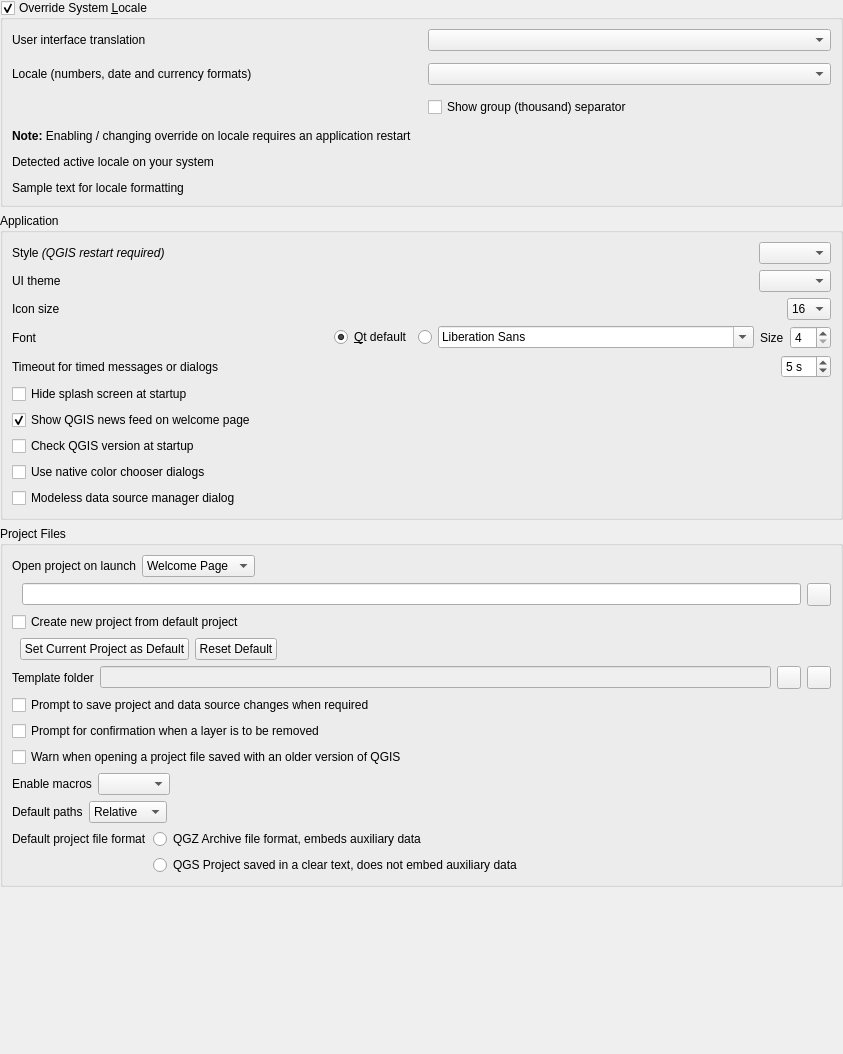
             <widget class="QWidget" name="mOptionsScrollAreaContents_01">
              <property name="geometry">
               <rect>
                <x>0</x>
                <y>0</y>
                <width>843</width>
                <height>1054</height>
               </rect>
              </property>
              <layout class="QVBoxLayout" name="verticalLayout_28">
               <property name="leftMargin">
                <number>0</number>
               </property>
               <property name="topMargin">
                <number>0</number>
               </property>
               <property name="rightMargin">
                <number>0</number>
               </property>
               <property name="bottomMargin">
                <number>0</number>
               </property>
               <item>
                <widget class="QgsCollapsibleGroupBox" name="grpLocale">
                 <property name="title">
                  <string>Override System &amp;Locale</string>
                 </property>
                 <property name="checkable">
                  <bool>true</bool>
                 </property>
                 <layout class="QVBoxLayout">
                  <property name="spacing">
                   <number>12</number>
                  </property>
                  <item>
                   <layout class="QGridLayout" name="gridLayout_25">
                    <item row="6" column="0" colspan="2">
                     <widget class="QLabel" name="label_7">
                      <property name="text">
                       <string>&lt;b&gt;Note:&lt;/b&gt; Enabling / changing override on locale requires an application restart</string>
                      </property>
                      <property name="wordWrap">
                       <bool>true</bool>
                      </property>
                     </widget>
                    </item>
                    <item row="2" column="0">
                     <widget class="QLabel" name="label_52">
                      <property name="text">
                       <string>Locale (numbers, date and currency formats)</string>
                      </property>
                     </widget>
                    </item>
                    <item row="0" column="0">
                     <widget class="QLabel" name="label_5">
                      <property name="text">
                       <string>User interface translation</string>
                      </property>
                     </widget>
                    </item>
                    <item row="0" column="1">
                     <widget class="QComboBox" name="cboTranslation"/>
                    </item>
                    <item row="2" column="1">
                     <widget class="QComboBox" name="cboGlobalLocale"/>
                    </item>
                    <item row="3" column="1">
                     <widget class="QCheckBox" name="cbShowGroupSeparator">
                      <property name="text">
                       <string>Show group (thousand) separator</string>
                      </property>
                     </widget>
                    </item>
                   </layout>
                  </item>
                  <item>
                   <widget class="QLabel" name="lblSystemLocale">
                    <property name="toolTip">
                     <string>This locale is used for number representation.</string>
                    </property>
                    <property name="text">
                     <string>Detected active locale on your system</string>
                    </property>
                   </widget>
                  </item>
                  <item>
                   <widget class="QLabel" name="lblLocaleSample">
                    <property name="text">
                     <string>Sample text for locale formatting</string>
                    </property>
                   </widget>
                  </item>
                 </layout>
                </widget>
               </item>
               <item>
                <widget class="QgsCollapsibleGroupBox" name="groupBox">
                 <property name="title">
                  <string>Application</string>
                 </property>
                 <layout class="QVBoxLayout" name="verticalLayout_2">
                  <item>
                   <layout class="QHBoxLayout" name="horizontalLayout_9">
                    <property name="topMargin">
                     <number>0</number>
                    </property>
                    <item>
                     <widget class="QLabel" name="label_18">
                      <property name="text">
                       <string>Style &lt;i&gt;(QGIS restart required)&lt;/i&gt;</string>
                      </property>
                     </widget>
                    </item>
                    <item>
                     <spacer name="horizontalSpacer_7">
                      <property name="orientation">
                       <enum>Qt::Horizontal</enum>
                      </property>
                      <property name="sizeHint" stdset="0">
                       <size>
                        <width>40</width>
                        <height>20</height>
                       </size>
                      </property>
                     </spacer>
                    </item>
                    <item>
                     <widget class="QComboBox" name="cmbStyle"/>
                    </item>
                   </layout>
                  </item>
                  <item>
                   <layout class="QHBoxLayout" name="horizontalLayout_37">
                    <property name="topMargin">
                     <number>0</number>
                    </property>
                    <item>
                     <widget class="QLabel" name="lblUITheme">
                      <property name="text">
                       <string>UI theme</string>
                      </property>
                     </widget>
                    </item>
                    <item>
                     <spacer name="horizontalSpacer_47">
                      <property name="orientation">
                       <enum>Qt::Horizontal</enum>
                      </property>
                      <property name="sizeHint" stdset="0">
                       <size>
                        <width>40</width>
                        <height>20</height>
                       </size>
                      </property>
                     </spacer>
                    </item>
                    <item>
                     <widget class="QComboBox" name="cmbUITheme"/>
                    </item>
                   </layout>
                  </item>
                  <item>
                   <layout class="QHBoxLayout" name="horizontalLayout_7">
                    <item>
                     <widget class="QLabel" name="textLabel1_5">
                      <property name="sizePolicy">
                       <sizepolicy hsizetype="Fixed" vsizetype="Fixed">
                        <horstretch>0</horstretch>
                        <verstretch>0</verstretch>
                       </sizepolicy>
                      </property>
                      <property name="text">
                       <string>Icon size</string>
                      </property>
                     </widget>
                    </item>
                    <item>
                     <spacer name="horizontalSpacer_5">
                      <property name="orientation">
                       <enum>Qt::Horizontal</enum>
                      </property>
                      <property name="sizeHint" stdset="0">
                       <size>
                        <width>40</width>
                        <height>20</height>
                       </size>
                      </property>
                     </spacer>
                    </item>
                    <item>
                     <widget class="QComboBox" name="cmbIconSize">
                      <property name="duplicatesEnabled">
                       <bool>false</bool>
                      </property>
                      <item>
                       <property name="text">
                        <string>16</string>
                       </property>
                      </item>
                      <item>
                       <property name="text">
                        <string>24</string>
                       </property>
                      </item>
                      <item>
                       <property name="text">
                        <string>32</string>
                       </property>
                      </item>
                      <item>
                       <property name="text">
                        <string>48</string>
                       </property>
                      </item>
                      <item>
                       <property name="text">
                        <string>64</string>
                       </property>
                      </item>
                     </widget>
                    </item>
                   </layout>
                  </item>
                  <item>
                   <layout class="QHBoxLayout" name="horizontalLayout_27">
                    <item>
                     <widget class="QLabel" name="label_43">
                      <property name="text">
                       <string>Font</string>
                      </property>
                     </widget>
                    </item>
                    <item>
                     <widget class="QRadioButton" name="mFontFamilyRadioQt">
                      <property name="sizePolicy">
                       <sizepolicy hsizetype="Maximum" vsizetype="Fixed">
                        <horstretch>0</horstretch>
                        <verstretch>0</verstretch>
                       </sizepolicy>
                      </property>
                      <property name="text">
                       <string>&amp;Qt default</string>
                      </property>
                      <property name="checked">
                       <bool>true</bool>
                      </property>
                     </widget>
                    </item>
                    <item>
                     <widget class="QRadioButton" name="mFontFamilyRadioCustom">
                      <property name="sizePolicy">
                       <sizepolicy hsizetype="Maximum" vsizetype="Fixed">
                        <horstretch>0</horstretch>
                        <verstretch>0</verstretch>
                       </sizepolicy>
                      </property>
                      <property name="text">
                       <string/>
                      </property>
                     </widget>
                    </item>
                    <item>
                     <widget class="QFontComboBox" name="mFontFamilyComboBox"/>
                    </item>
                    <item>
                     <widget class="QLabel" name="label_20">
                      <property name="sizePolicy">
                       <sizepolicy hsizetype="Maximum" vsizetype="Preferred">
                        <horstretch>0</horstretch>
                        <verstretch>0</verstretch>
                       </sizepolicy>
                      </property>
                      <property name="text">
                       <string>Size</string>
                      </property>
                     </widget>
                    </item>
                    <item>
                     <widget class="QgsSpinBox" name="spinFontSize">
                      <property name="sizePolicy">
                       <sizepolicy hsizetype="Maximum" vsizetype="Fixed">
                        <horstretch>0</horstretch>
                        <verstretch>0</verstretch>
                       </sizepolicy>
                      </property>
                      <property name="minimum">
                       <number>4</number>
                      </property>
                     </widget>
                    </item>
                   </layout>
                  </item>
                  <item>
                   <layout class="QHBoxLayout" name="horizontalLayout_28">
                    <item>
                     <widget class="QLabel" name="mMessageTimeoutLabel">
                      <property name="sizePolicy">
                       <sizepolicy hsizetype="Maximum" vsizetype="Preferred">
                        <horstretch>0</horstretch>
                        <verstretch>0</verstretch>
                       </sizepolicy>
                      </property>
                      <property name="text">
                       <string>Timeout for timed messages or dialogs</string>
                      </property>
                     </widget>
                    </item>
                    <item>
                     <spacer name="horizontalSpacer_13">
                      <property name="orientation">
                       <enum>Qt::Horizontal</enum>
                      </property>
                      <property name="sizeHint" stdset="0">
                       <size>
                        <width>40</width>
                        <height>20</height>
                       </size>
                      </property>
                     </spacer>
                    </item>
                    <item>
                     <widget class="QgsSpinBox" name="mMessageTimeoutSpnBx">
                      <property name="suffix">
                       <string> s</string>
                      </property>
                      <property name="minimum">
                       <number>2</number>
                      </property>
                      <property name="maximum">
                       <number>20</number>
                      </property>
                      <property name="value">
                       <number>5</number>
                      </property>
                     </widget>
                    </item>
                   </layout>
                  </item>
                  <item>
                   <layout class="QGridLayout" name="gridLayout_16">
                    <property name="topMargin">
                     <number>0</number>
                    </property>
                    <item row="0" column="0">
                     <widget class="QCheckBox" name="cbxHideSplash">
                      <property name="sizePolicy">
                       <sizepolicy hsizetype="Maximum" vsizetype="Fixed">
                        <horstretch>0</horstretch>
                        <verstretch>0</verstretch>
                       </sizepolicy>
                      </property>
                      <property name="text">
                       <string>Hide splash screen at startup</string>
                      </property>
                     </widget>
                    </item>
                    <item row="4" column="0">
                     <widget class="QCheckBox" name="mDataSourceManagerNonModal">
                      <property name="toolTip">
                       <string>A modeless dialog allows you to interact with QGIS main window and dialogs.</string>
                      </property>
                      <property name="text">
                       <string>Modeless data source manager dialog</string>
                      </property>
                     </widget>
                    </item>
                    <item row="3" column="0">
                     <widget class="QCheckBox" name="mNativeColorDialogsChkBx">
                      <property name="text">
                       <string>Use native color chooser dialogs</string>
                      </property>
                     </widget>
                    </item>
                    <item row="3" column="1">
                     <spacer name="horizontalSpacer_2">
                      <property name="orientation">
                       <enum>Qt::Horizontal</enum>
                      </property>
                      <property name="sizeHint" stdset="0">
                       <size>
                        <width>40</width>
                        <height>20</height>
                       </size>
                      </property>
                     </spacer>
                    </item>
                    <item row="1" column="0">
                     <widget class="QCheckBox" name="cbxShowNews">
                      <property name="toolTip">
                       <string>If checked, QGIS project news is shown on the welcome page on startup</string>
                      </property>
                      <property name="text">
                       <string>Show QGIS news feed on welcome page</string>
                      </property>
                      <property name="checked">
                       <bool>true</bool>
                      </property>
                     </widget>
                    </item>
                    <item row="2" column="0">
                     <widget class="QCheckBox" name="cbxCheckVersion">
                      <property name="text">
                       <string>Check QGIS version at startup</string>
                      </property>
                     </widget>
                    </item>
                   </layout>
                  </item>
                 </layout>
                </widget>
               </item>
               <item>
                <widget class="QgsCollapsibleGroupBox" name="groupBox_11">
                 <property name="title">
                  <string>Project Files</string>
                 </property>
                 <layout class="QGridLayout" name="gridLayout_38">
                  <item row="0" column="0">
                   <layout class="QGridLayout" name="gridLayout_4">
                    <item row="0" column="2" colspan="2">
                     <widget class="QComboBox" name="mProjectOnLaunchCmbBx">
                      <property name="sizePolicy">
                       <sizepolicy hsizetype="Maximum" vsizetype="Fixed">
                        <horstretch>0</horstretch>
                        <verstretch>0</verstretch>
                       </sizepolicy>
                      </property>
                      <item>
                       <property name="text">
                        <string>Welcome Page</string>
                       </property>
                      </item>
                      <item>
                       <property name="text">
                        <string>Most recent</string>
                       </property>
                      </item>
                      <item>
                       <property name="text">
                        <string>Specific</string>
                       </property>
                      </item>
                      <item>
                       <property name="text">
                        <string>New</string>
                       </property>
                      </item>
                     </widget>
                    </item>
                    <item row="1" column="5">
                     <widget class="QToolButton" name="mProjectOnLaunchPushBtn">
                      <property name="sizePolicy">
                       <sizepolicy hsizetype="Maximum" vsizetype="Fixed">
                        <horstretch>0</horstretch>
                        <verstretch>0</verstretch>
                       </sizepolicy>
                      </property>
                      <property name="toolTip">
                       <string>Select file</string>
                      </property>
                      <property name="statusTip">
                       <string/>
                      </property>
                      <property name="text">
                       <string/>
                      </property>
                      <property name="icon">
                       <iconset resource="../../images/images.qrc">
                        <normaloff>:/images/themes/default/mActionFileOpen.svg</normaloff>:/images/themes/default/mActionFileOpen.svg</iconset>
                      </property>
                     </widget>
                    </item>
                    <item row="1" column="0">
                     <spacer name="horizontalSpacer_35">
                      <property name="orientation">
                       <enum>Qt::Horizontal</enum>
                      </property>
                      <property name="sizeType">
                       <enum>QSizePolicy::Fixed</enum>
                      </property>
                      <property name="sizeHint" stdset="0">
                       <size>
                        <width>4</width>
                        <height>20</height>
                       </size>
                      </property>
                     </spacer>
                    </item>
                    <item row="0" column="4">
                     <spacer name="horizontalSpacer_36">
                      <property name="orientation">
                       <enum>Qt::Horizontal</enum>
                      </property>
                      <property name="sizeHint" stdset="0">
                       <size>
                        <width>40</width>
                        <height>20</height>
                       </size>
                      </property>
                     </spacer>
                    </item>
                    <item row="1" column="1" colspan="4">
                     <widget class="QLineEdit" name="mProjectOnLaunchLineEdit">
                      <property name="sizePolicy">
                       <sizepolicy hsizetype="Expanding" vsizetype="Fixed">
                        <horstretch>0</horstretch>
                        <verstretch>0</verstretch>
                       </sizepolicy>
                      </property>
                     </widget>
                    </item>
                    <item row="0" column="0" colspan="2">
                     <widget class="QLabel" name="label_54">
                      <property name="sizePolicy">
                       <sizepolicy hsizetype="Maximum" vsizetype="Preferred">
                        <horstretch>0</horstretch>
                        <verstretch>0</verstretch>
                       </sizepolicy>
                      </property>
                      <property name="text">
                       <string>Open project on launch</string>
                      </property>
                     </widget>
                    </item>
                   </layout>
                  </item>
                  <item row="1" column="0">
                   <widget class="QCheckBox" name="cbxProjectDefaultNew">
                    <property name="text">
                     <string>Create new project from default project</string>
                    </property>
                   </widget>
                  </item>
                  <item row="2" column="0">
                   <layout class="QHBoxLayout" name="horizontalLayout_16">
                    <item>
                     <spacer name="horizontalSpacer_22">
                      <property name="orientation">
                       <enum>Qt::Horizontal</enum>
                      </property>
                      <property name="sizeType">
                       <enum>QSizePolicy::Fixed</enum>
                      </property>
                      <property name="sizeHint" stdset="0">
                       <size>
                        <width>8</width>
                        <height>20</height>
                       </size>
                      </property>
                     </spacer>
                    </item>
                    <item>
                     <widget class="QPushButton" name="pbnProjectDefaultSetCurrent">
                      <property name="text">
                       <string>Set Current Project as Default</string>
                      </property>
                     </widget>
                    </item>
                    <item>
                     <widget class="QPushButton" name="pbnProjectDefaultReset">
                      <property name="text">
                       <string>Reset Default</string>
                      </property>
                     </widget>
                    </item>
                    <item>
                     <spacer name="horizontalSpacer_9">
                      <property name="orientation">
                       <enum>Qt::Horizontal</enum>
                      </property>
                      <property name="sizeHint" stdset="0">
                       <size>
                        <width>40</width>
                        <height>20</height>
                       </size>
                      </property>
                     </spacer>
                    </item>
                   </layout>
                  </item>
                  <item row="3" column="0">
                   <layout class="QHBoxLayout" name="horizontalLayout_15">
                    <item>
                     <widget class="QLabel" name="label_31">
                      <property name="text">
                       <string>Template folder</string>
                      </property>
                     </widget>
                    </item>
                    <item>
                     <widget class="QLineEdit" name="leTemplateFolder">
                      <property name="enabled">
                       <bool>false</bool>
                      </property>
                     </widget>
                    </item>
                    <item>
                     <widget class="QToolButton" name="pbnTemplateFolderBrowse">
                      <property name="toolTip">
                       <string>Select folder</string>
                      </property>
                      <property name="text">
                       <string/>
                      </property>
                      <property name="icon">
                       <iconset resource="../../images/images.qrc">
                        <normaloff>:/images/themes/default/mActionFileOpen.svg</normaloff>:/images/themes/default/mActionFileOpen.svg</iconset>
                      </property>
                     </widget>
                    </item>
                    <item>
                     <widget class="QToolButton" name="pbnTemplateFolderReset">
                      <property name="toolTip">
                       <string>Reset</string>
                      </property>
                      <property name="text">
                       <string/>
                      </property>
                      <property name="icon">
                       <iconset resource="../../images/images.qrc">
                        <normaloff>:/images/themes/default/mActionUndo.svg</normaloff>:/images/themes/default/mActionUndo.svg</iconset>
                      </property>
                     </widget>
                    </item>
                   </layout>
                  </item>
                  <item row="4" column="0">
                   <widget class="QCheckBox" name="chbAskToSaveProjectChanges">
                    <property name="text">
                     <string>Prompt to save project and data source changes when required</string>
                    </property>
                   </widget>
                  </item>
                  <item row="5" column="0">
                   <widget class="QCheckBox" name="mLayerDeleteConfirmationChkBx">
                    <property name="text">
                     <string>Prompt for confirmation when a layer is to be removed</string>
                    </property>
                   </widget>
                  </item>
                  <item row="6" column="0">
                   <widget class="QCheckBox" name="chbWarnOldProjectVersion">
                    <property name="text">
                     <string>Warn when opening a project file saved with an older version of QGIS</string>
                    </property>
                   </widget>
                  </item>
                  <item row="7" column="0">
                   <layout class="QHBoxLayout" name="horizontalLayout_21">
                    <item>
                     <widget class="QLabel" name="label_33">
                      <property name="text">
                       <string>Enable macros</string>
                      </property>
                     </widget>
                    </item>
                    <item>
                     <widget class="QComboBox" name="mEnableMacrosComboBox">
                      <property name="currentIndex">
                       <number>-1</number>
                      </property>
                      <property name="sizeAdjustPolicy">
                       <enum>QComboBox::AdjustToContents</enum>
                      </property>
                     </widget>
                    </item>
                    <item>
                     <spacer name="horizontalSpacer_17">
                      <property name="orientation">
                       <enum>Qt::Horizontal</enum>
                      </property>
                      <property name="sizeHint" stdset="0">
                       <size>
                        <width>40</width>
                        <height>20</height>
                       </size>
                      </property>
                     </spacer>
                    </item>
                   </layout>
                  </item>
                  <item row="8" column="0">
                   <layout class="QHBoxLayout" name="horizontalLayout_2">
                    <item>
                     <widget class="QLabel" name="mDefaultPathsLabel">
                      <property name="text">
                       <string>Default paths</string>
                      </property>
                     </widget>
                    </item>
                    <item>
                     <widget class="QComboBox" name="mDefaultPathsComboBox">
                      <item>
                       <property name="text">
                        <string>Relative</string>
                       </property>
                      </item>
                      <item>
                       <property name="text">
                        <string>Absolute</string>
                       </property>
                      </item>
                     </widget>
                    </item>
                    <item>
                     <spacer name="horizontalSpacer_24">
                      <property name="orientation">
                       <enum>Qt::Horizontal</enum>
                      </property>
                      <property name="sizeHint" stdset="0">
                       <size>
                        <width>40</width>
                        <height>20</height>
                       </size>
                      </property>
                     </spacer>
                    </item>
                   </layout>
                  </item>
                  <item row="9" column="0">
                   <layout class="QGridLayout" name="gridLayout_31">
                    <item row="0" column="0">
                     <widget class="QLabel" name="label_67">
                      <property name="text">
                       <string>Default project file format</string>
                      </property>
                     </widget>
                    </item>
                    <item row="0" column="2">
                     <spacer name="horizontalSpacer_12">
                      <property name="orientation">
                       <enum>Qt::Horizontal</enum>
                      </property>
                      <property name="sizeHint" stdset="0">
                       <size>
                        <width>40</width>
                        <height>20</height>
                       </size>
                      </property>
                     </spacer>
                    </item>
                    <item row="0" column="1">
                     <widget class="QRadioButton" name="mFileFormatQgzButton">
                      <property name="text">
                       <string>QGZ Archive file format, embeds auxiliary data</string>
                      </property>
                      <attribute name="buttonGroup">
                       <string notr="true">mDefaultProjectFileFormatButtonGroup</string>
                      </attribute>
                     </widget>
                    </item>
                    <item row="1" column="1">
                     <widget class="QRadioButton" name="mFileFormatQgsButton">
                      <property name="toolTip">
                       <string>The auxiliary data will be kept in a separate .qgd data file which must be distributed along with the .qgs project file.</string>
                      </property>
                      <property name="text">
                       <string>QGS Project saved in a clear text, does not embed auxiliary data</string>
                      </property>
                      <attribute name="buttonGroup">
                       <string notr="true">mDefaultProjectFileFormatButtonGroup</string>
                      </attribute>
                     </widget>
                    </item>
                   </layout>
                  </item>
                 </layout>
                </widget>
               </item>
               <item>
                <spacer name="verticalSpacer_5">
                 <property name="orientation">
                  <enum>Qt::Vertical</enum>
                 </property>
                 <property name="sizeHint" stdset="0">
                  <size>
                   <width>20</width>
                   <height>0</height>
                  </size>
                 </property>
                </spacer>
               </item>
              </layout>
             </widget>
